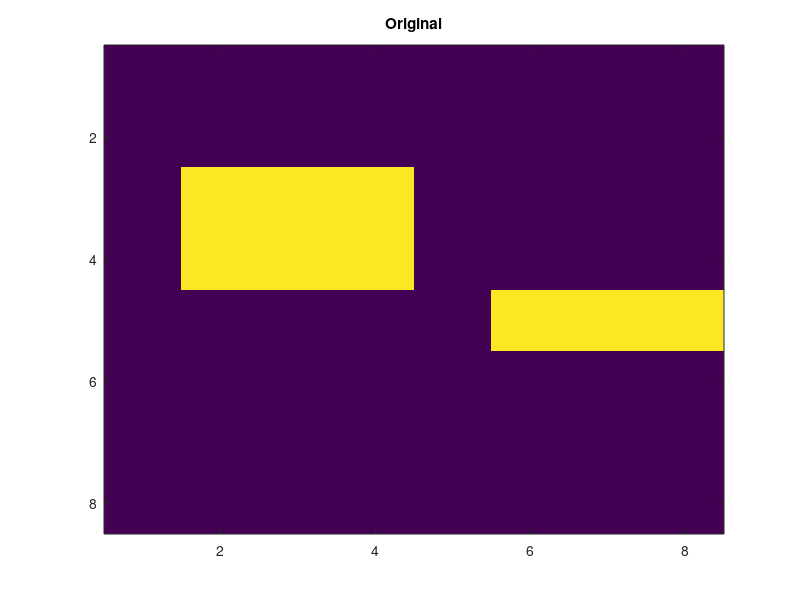

The MATLAB source for this figure: (Note: this script raises an error after producing the figure.)
clear all;
close all;
% cvx_solver sedumi

%% data generation, generate n1xn2 lattice, 4-connected, small example
n1 = 5;
n2 = 5;
n = n1*n2;
K = 4;
xx_line = zeros(n,1);
xx_line([7, 9, 10, 15]) = 1;  % 4 nodes with value 1, 1 node disconnected
xx = reshape(xx_line, n1, n2);

% observations with no noise
yy = xx; % + 0.01*randn(size(xx));

%% data generation, generate n1xn2 lattice, 4-connected, larger example
% (slow and takes a lot of memory)
n1 = 8;
n2 = 8;
n = n1*n2;
K = 9;

xx = zeros(n1, n2);
xx(3:4, 2:4) = 1;  % larger connected component
xx(5, 6:8) = 1;  % smaller connected component

% observations with some noise
yy = xx + 0.01*randn(size(xx));

%% compute adjacency matrix, Laplacian matrix
% unweighted adjacency matrix
Adj = zeros(n, n);
for i=1:n1
    for j=1:n2
        if j<n2
            Adj((i-1)*n2+j, (i-1)*n2+j+1) = 1;
            Adj((i-1)*n2+j+1, (i-1)*n2+j) = 1;
        end
        if i<n1
            Adj((i-1)*n2+j, i*n2+j) = 1;
            Adj(i*n2+j, (i-1)*n2+j) = 1;
        end
    end
end
% unnormalized graph Laplacian
d = sum(Adj,2);
D = diag(d);
L = D-Adj;

% plot using imagesc to display as matrix
figure, imagesc(xx), title('Original');

%% cvx primal opt
gamma = 0.1;  % connectivity parameter
p = 9;  % anchor

cvx_begin
    variable M(n,n) symmetric  % main variable
    expression L_M(n,n)  % laplacian of M
    expression A_M(n,n)  % A.M
    expression L_A_M(n,n)  % laplacian of A.M

    L_M = diag(sum(M,2)) - M;
    A_M = Adj.*M;
    L_A_M = diag(sum(A_M,2)) - A_M;

    maximize( trace( diag(yy(:)) .* M ) )
    subject to
        M == semidefinite(n)
        M >= 0
        trace( M ) <= 1
        sum(sum(M)) <= K
        L_A_M - gamma*L_M == semidefinite(n)

        % constraint so that not all is concentrated on one diagonal elt if diags of yy are
        % not exactly equal (e.g. noisy y), forces the solution to have exactly K non-zero diags
        diag(M) <= 1/K

        % constaints from NIPS paper
%         M <= 1
%         M(p,p) == 1
%         for i = 1:n
%             M(i,i) <= M(p,i)
%             M(i,:) <= M(i,i)
%         end
cvx_end

% show result using imagesc, no thresholding
figure, imagesc(reshape(diag(M), n1, n2)), colorbar, title('Estimated');

%% project and display

S = diag(M) > 1e-3;
Msub = M(find(S), find(S));  % non-zero submatrix of M

% lattice coordinates of indices in M
[ind1, ind2] = ind2sub([n1 n2], (1:n)');
ind_text = strcat(num2str(ind1), ',', num2str(ind2));
ind_sub = ind_text(S, :);

% random projection to 3-dim
% R = (rand(size(Msub,1),3) > 0.5)*2 - 1;  % random binary vectors
R = randn(size(Msub,1),3);  % random Gaussian vectors
V = Msub*R;
figure, scatter3(V(:,1), V(:,2), V(:,3)), xlim([-1 1]), ylim([-1 1]), hold on
text(V(:,1), V(:,2)+0.05, V(:,3), ind_sub), title('Random projection')
